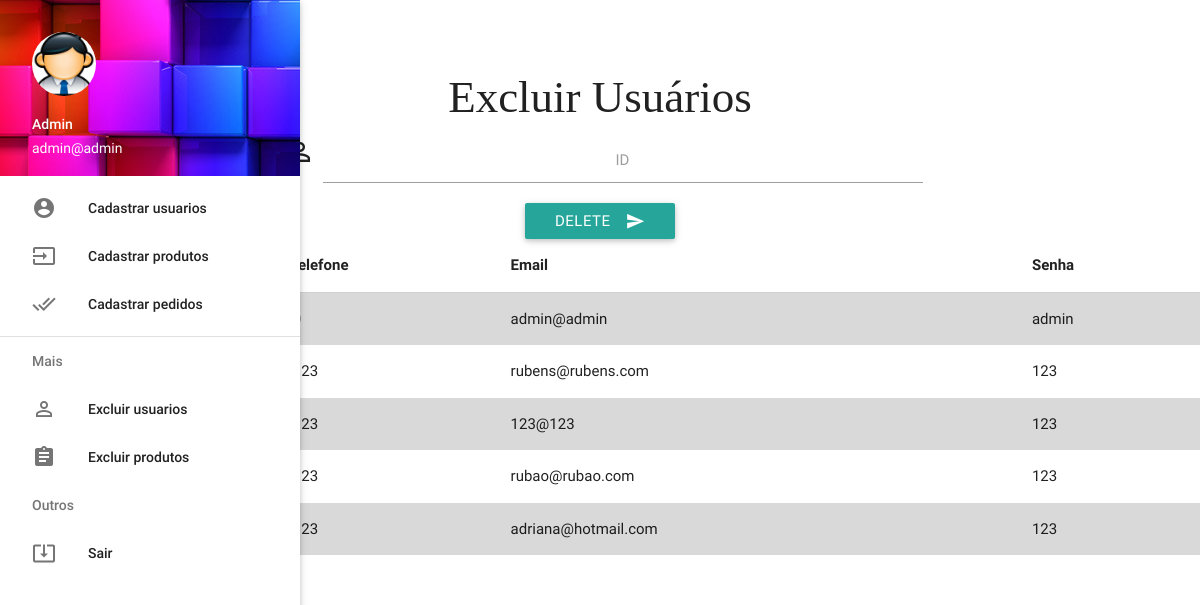
The app's page /adm_users.php (signed in) with its own data.
### tables this page shows
CREATE TABLE `usuario` (
  `id` int(11) NOT NULL,
  `nome` varchar(50) NOT NULL,
  `cpf` int(11) NOT NULL,
  `telefone` int(12) NOT NULL,
  `data_nasc` date NOT NULL,
  `senha` varchar(20) NOT NULL,
  `email` varchar(30) DEFAULT NULL,
  `tipo` varchar(15) NOT NULL
);

### user.php (called while the page is built, shortened)
<?php
class User{
	private $db;
	function __construct(Mysqli $mysqli){
		$this->db = $mysqli;
	}
	public function listar(){
		$sql = "SELECT * FROM usuario";
		$query = $this->db->query($sql);
		return $query->fetch_all(MYSQLI_ASSOC);
	}
}
 ?>

### adm_users.php (the view, shortened to what this page needs)
<?php
require 'admin.php';
?>
<div id="espacoadm">
<h4> Excluir Usuários </h4>
<form action="adm_users.php" method="POST">
<center><div class="input-field col s10">
          <i class="material-icons prefix" name="id">perm_identity</i>
          <input name="id" id="id" type="text" class="validate" style="width:50%">
          <label for="icon_telephone">ID</label>
</div></center>
<center><button class="btn waves-effect waves-light" type="submit" name="action">Delete
		 <i class="material-icons right">send</i>
</button></center>
</form>
<?php
$user1 = new User($mysqli);
@$id = $_POST['id'];
$user1->delete($id);
?>
<table class="striped">
    <thead>
       	<tr>
            <th data-field="id">ID</th>
            <th data-field="name">Nome</th>
            <th data-field="price">telefone</th>
            <th data-field="price">Email</th>
            <th data-field="price">Senha</th>
        </tr>
    </thead>
    <tbody>
 <?php
$return = $user1->listar();
foreach($return as $value){
	echo '<tr>';
	echo '<td>'.$value['id'].'</td>';
	echo '<td>'.$value['nome'].'</td>';
	echo '<td>'.$value['telefone'].'</td>';
	echo '<td>'.$value['email'].'</td>';
	echo '<td>'.$value['senha'].'</td>';
	echo '</tr>';
}
?>
</div>

### css/style.css (style rules this page uses)
h4 { text-align: center; font-family: serif; font-size: 3em; }
table.striped > tbody > tr:nth-child(odd) { background-color: #d9d9d9; }

### records on screen
usuario: email "admin@admin", senha "admin"
usuario: telefone "123", email "rubens@rubens.com", senha "123"
usuario: telefone "123", email "123@123", senha "123"
usuario: telefone "123", email "rubao@rubao.com", senha "123"
usuario: telefone "123", email "adriana@hotmail.com", senha "123"

### other values on screen
$_SESSION['login'] "admin@admin"
